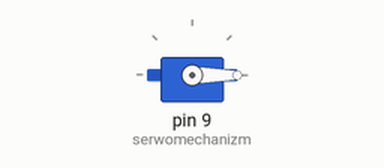
This sketch was run on a simulated Arduino Uno, built with avr-gcc and run on an emulated ATmega328P. On the bench: servo.

Above: at 0.05 s.
At 1.5 s:
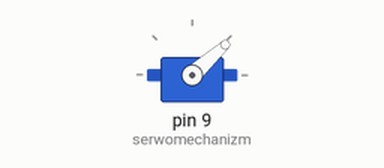
At 3.0 s:
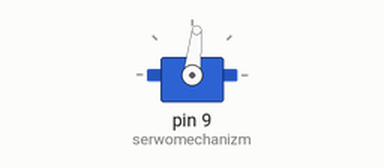
At 6.0 s:
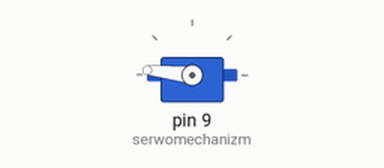
Timing chart, 0 to 7.8 s (numbered marks = the images above):
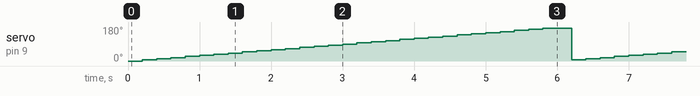

Measured:
- by itself, servo on pin 9 (serwomechanizm): ramps from 6° to 174° and jumps back, once every 6.0 s

The sketch:

servo_test.ino
```cpp
#include <Servo.h> //Biblioteka odpowiedzialna za serwa

Servo serwomechanizm;  //Tworzymy obiekt, dzięki któremu możemy odwołać się do serwa
int pozycja = 0; //Aktualna pozycja serwa 0-180
int zmiana = 6; //Co ile ma się zmieniać pozycja serwa?

void setup()
{
  serwomechanizm.attach(9);  //Serwomechanizm podłączony do pinu 9
}

void loop()
{
  if (pozycja < 180) { //Jeśli pozycja mieści się w zakresie
    serwomechanizm.write(pozycja); //Wykonaj ruch
  } else { //Jeśli nie, to powrót na początek
    pozycja = 0;
  }

  pozycja = pozycja + zmiana; //Zwiększenie aktualnej pozycji serwa
  delay(200); //Opóźnienie dla lepszego efektu
}
```
